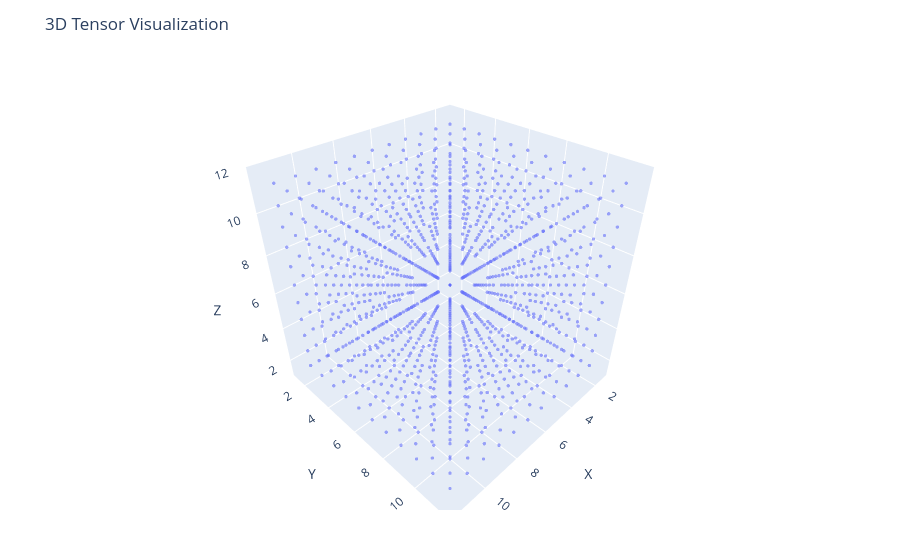

The code cell stored with this chart in its notebook:
### Markdown cell above
Now lets randomize! We have a tool to do this but it stores the output along side the matrices used to randomize it.  So you will need to call the tensor up through the record, just add `name.tensor`.

Here is our small sphere randomized, it likely looks completely filled in like dense tensor.

### Code cell
rTensorSphere = randomizeTensor(tensorSphere)
plotTensor(rTensorSphere.tensor)

### Figure 1 — Plotly figure (JSON) as saved in the notebook; plotly's stock layout.template omitted (floating-point values rounded to 4 significant figures; data arrays with more than 128 entries replaced by an {"elided": "..."} marker saying what was removed)
{"data": [{"marker": {"opacity": 0.6, "size": 2}, "mode": "markers", "type": "scatter3d", "x": {"elided": "1308 int values"}, "y": {"elided": "1308 int values"}, "z": {"elided": "1308 int values"}}], "layout": {"margin": {"b": 50, "l": 50, "r": 50, "t": 60}, "scene": {"aspectmode": "cube", "xaxis": {"range": [1, 12], "title": "X"}, "yaxis": {"range": [1, 12], "title": "Y"}, "zaxis": {"range": [1, 12], "title": "Z"}}, "title": "3D Tensor Visualization"}}
